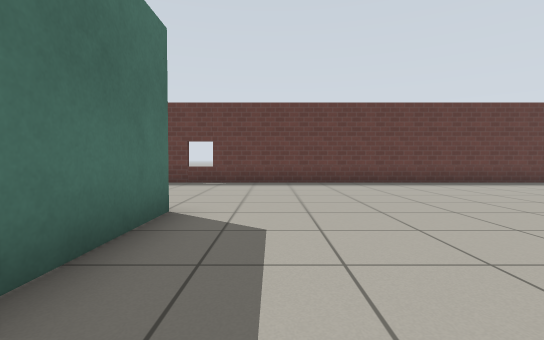
view 1 (above)

16 first-person views from a walk through a world built for the Gazebo simulator. The camera is 0.72 m above the floor, tilts 2° down and sees 85° across. The floor is counted in squares, 1 m on a side. Each view is taken from the middle of a square. On the plan, view 1 faces up. The plan holds only what a view shows up to about 10 squares ahead; the rest is blank. Gazebo's built-in surfaces are drawn with simple patterns.

view 2
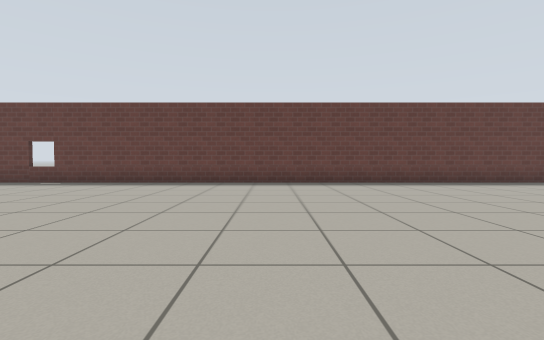

view 3
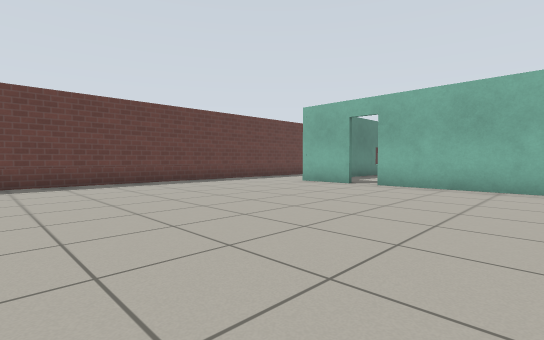

view 4
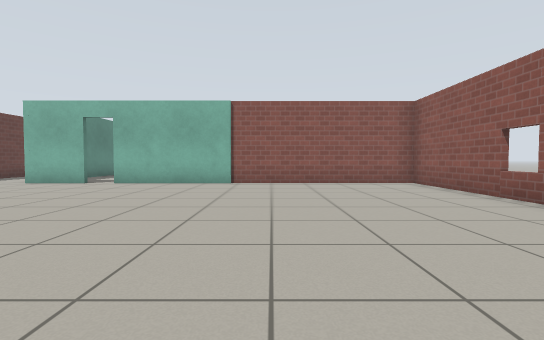

view 5
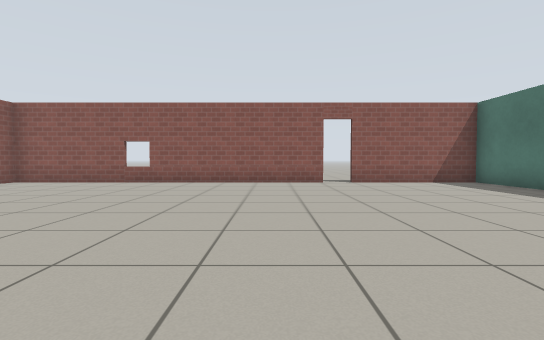

view 6
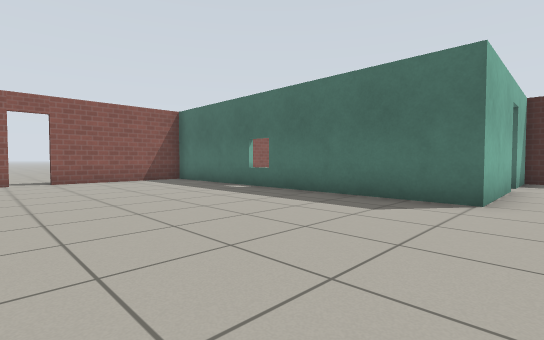

view 7
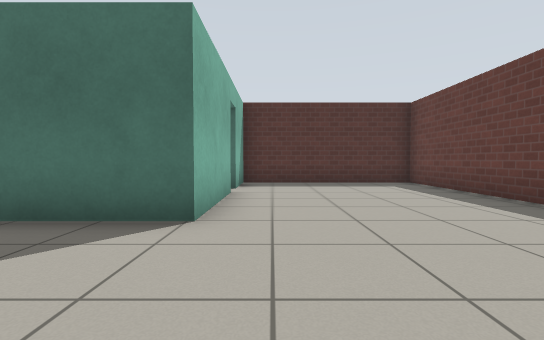

view 8
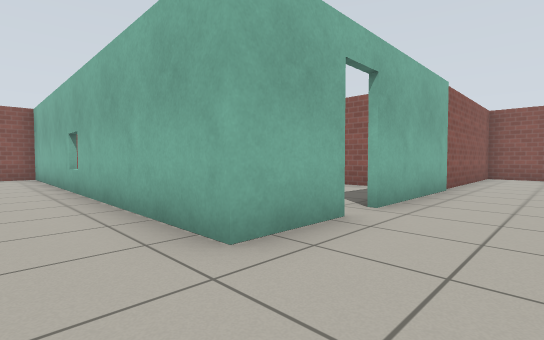

view 9
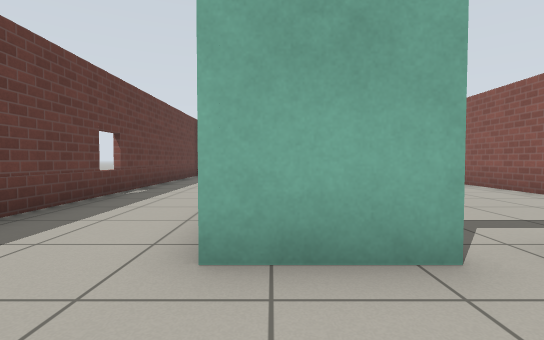

view 10
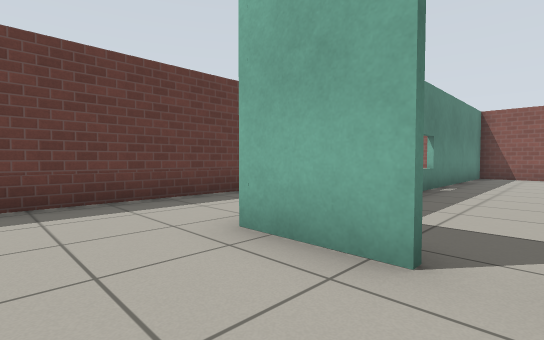

view 11
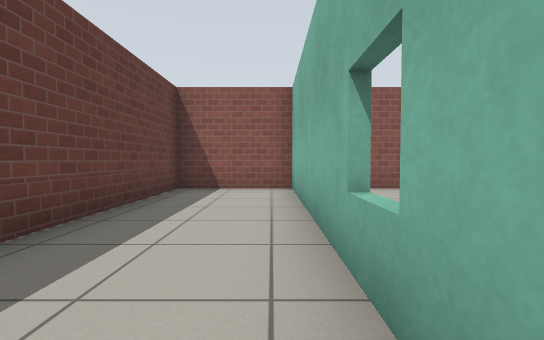

view 12
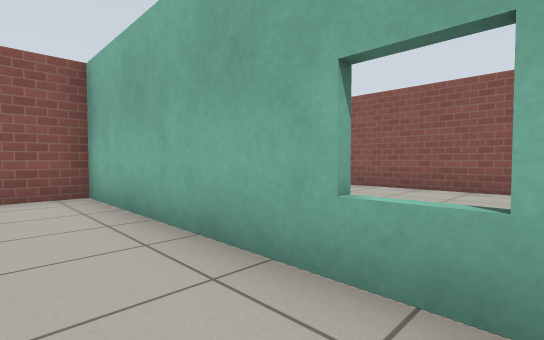

view 13
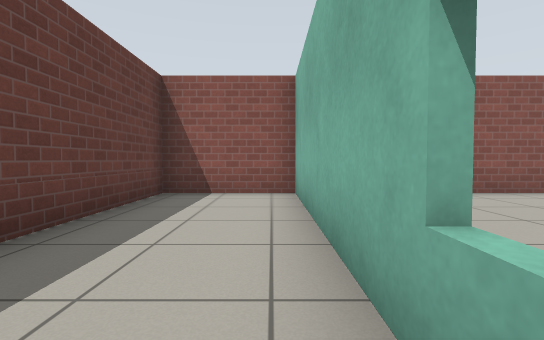

view 14
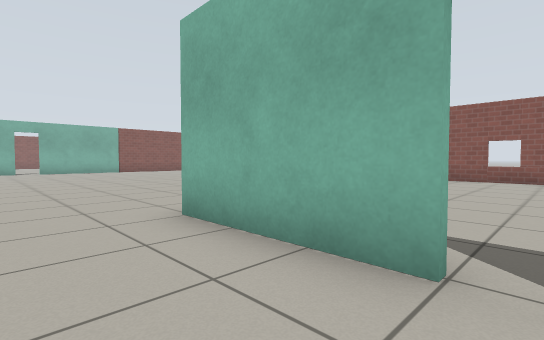

view 15
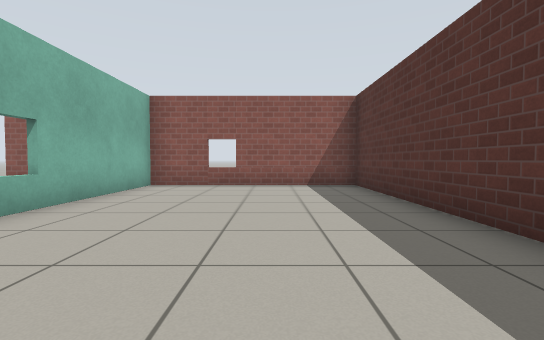

view 16
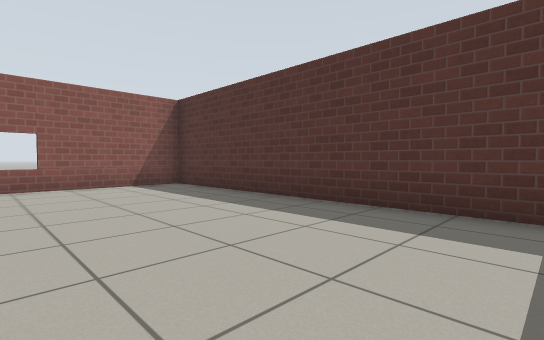

### Floor plan
Ten units are one square. View 1 is at (0, 0); x grows to the right and y downward. Boxes are objects, and circles mark ways between rooms. Rooms are numbered by the first view taken in them; rooms with no view inside come last. Other rooms are left out.
<svg viewBox="-79 -98 327 158">
<path fill="none" stroke="#000" d="M130 -46 130 -65 243 -65 243 -93 -74 -93 -74 -41 -54 -41M34 53 130 53 130 -39M-45 -41 -14 -41 -14 54M-10 53 25 53M-16 54 -16 6M-74 -29 -74 53 -10 53M149 -4 225 -4M229 -63 181 -63M243 -11 243 -49"/>
<circle cx="-50" cy="-40" r="3" fill="#2a7"/>
<circle cx="130" cy="-45" r="3" fill="#2a7"/>
<text x="60" y="-30">1</text>
<text x="-40" y="10">2</text>
<text x="180" y="-30">3</text>
</svg>
Room 1 opens to room 2. Room 1 opens to room 3.

Where each view was taken, in squares from view 1:
view 1: 0 up, 0 right, facing up
view 2: 0 up, 5 right, facing up
view 3: 0 up, 5 right, facing up-right
view 4: 1 down, 4 right, facing right
view 5: 4 up, 5 right, facing down
view 6: 5 up, 4 right, facing down-left
view 7: 5 up, 2 right, facing left
view 8: 8 up, 11 right, facing down-right
view 9: 6 up, 11 right, facing right
view 10: 4 up, 11 right, facing up-right
view 11: 7 up, 17 right, facing right
view 12: 8 up, 18 right, facing down-right
view 13: 7 up, 18 right, facing right
view 14: 6 up, 5 left, facing down-right
view 15: 3 up, 5 left, facing down
view 16: 3 up, 3 left, facing down-left
